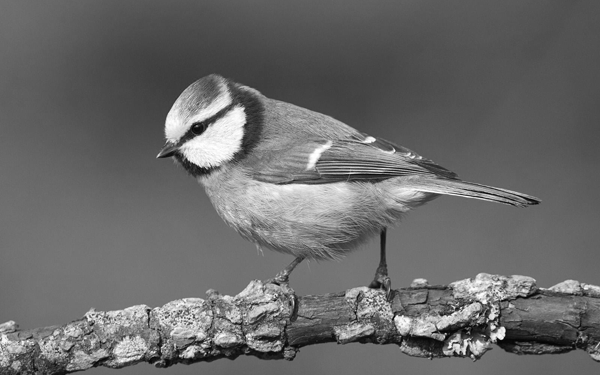
#> input picture s1/tai/tp2/grayscale.png, 600 x 375 px, found by its file name
$ python exo1.py
#> lines starting #> are read from the running program, lines starting #| are printed output that depends on the picture; after the words box and inside, x2 and y2 are one past the last pixel; in counts of white or black regions, pixels touching at a corner belong together
import os
import cv2
import numpy as np
import matplotlib.pyplot as plt


img=cv2.imread("TP2/grayscale.png",0)
#> img is the input picture: shape (375, 600); min 2, max 255, mean 105.3

histogram=np.zeros(256,dtype=int)  #return n array of 256 case of zeros

height, width=img.shape
#> height = 375; width = 600
for y in range(height):
    for x in range(width):
        freq=img[y,x]
        histogram[freq]+=1
#> after the loop, histogram = 256 values, max 5819 at index 115, min 0 at index 0, mean 878.9

plt.bar(range(256), histogram, color='b', alpha=0.7)
plt.xlabel('Pixel Intensity')
plt.ylabel('Frequency')
plt.title('Histogram')
seuil = 128  # Change this value to your desired threshold

# Apply thresholding
thresholded_image = (img > seuil).astype(np.uint8) * 255
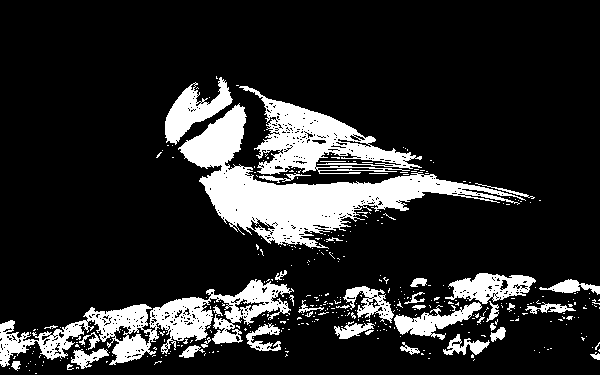
#> thresholded_image: shape (375, 600); 16.4% white; 400 white regions (361 under 20 px), largest, box (x1, y1, x2, y2) and area: (178, 103, 526, 249) 12681, (0, 279, 294, 367) 7798, (239, 86, 422, 175) 5753

# Display the thresholded image
plt.figure()
plt.imshow(thresholded_image, cmap='gray')
plt.title(f'Thresholded Image (Seuil={seuil})')
plt.show()
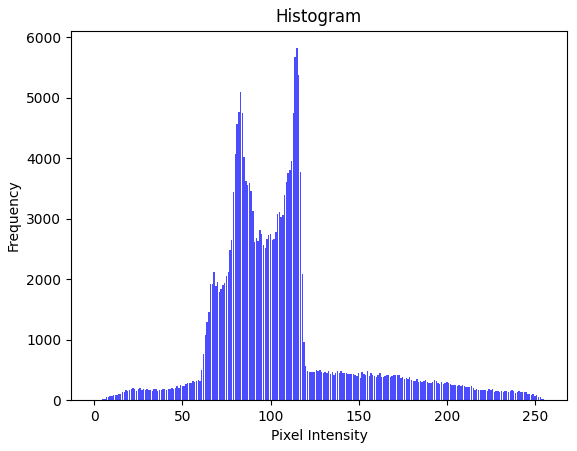
#> figure drawn by matplotlib, 1 panel; tallest bar 5819 high, from x = 114.6 to 115.4
